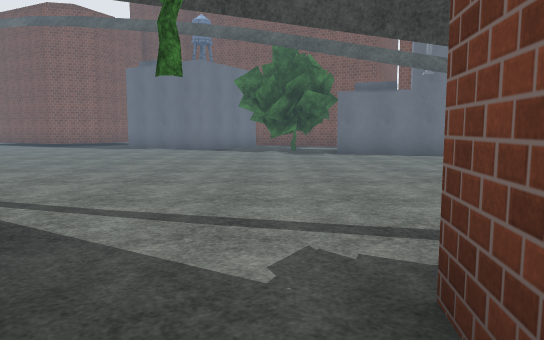
view 1 (above)

18 first-person views from a walk through a Unity game level. The camera is 1.3 m above the floor, tilts 6° down and sees 70° across. The floor is counted in squares, 2 m on a side. Each view is taken from the middle of a square. On the plan, view 1 faces up. The plan holds only what a view shows up to about 11 squares ahead; the rest is blank. The place goes on beyond the plan. Some animated figures are not drawn. Surface patterns are stand-ins for the level's own textures.

view 2
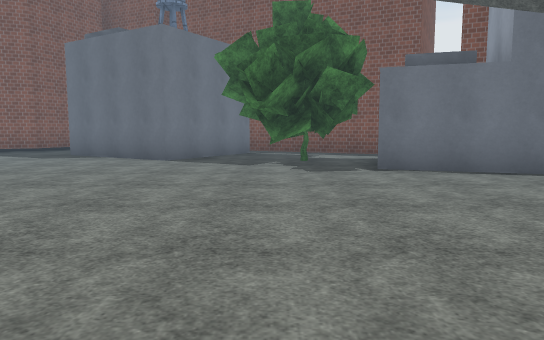

view 3
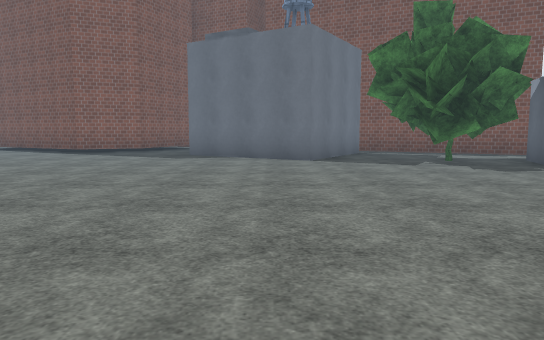

view 4
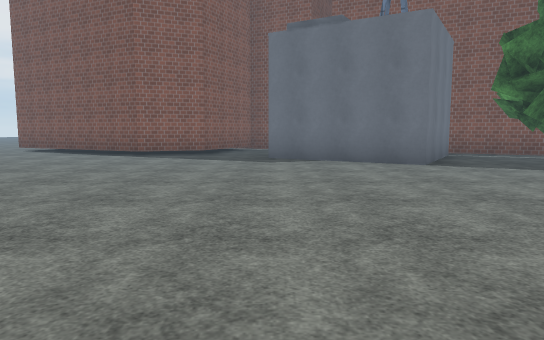

view 5
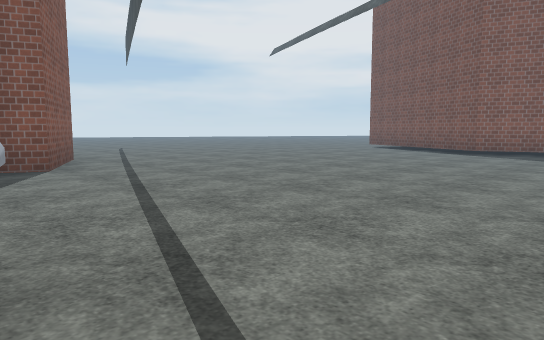

view 6
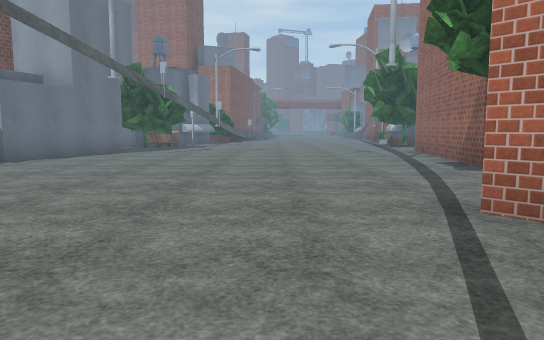

view 7
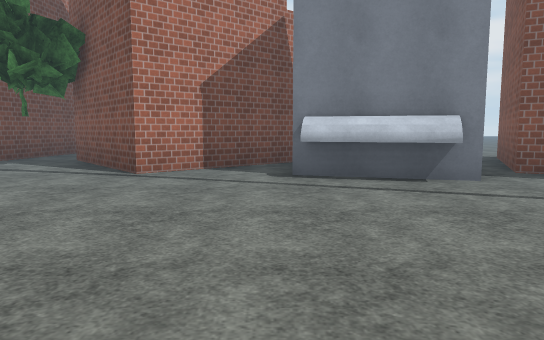

view 8
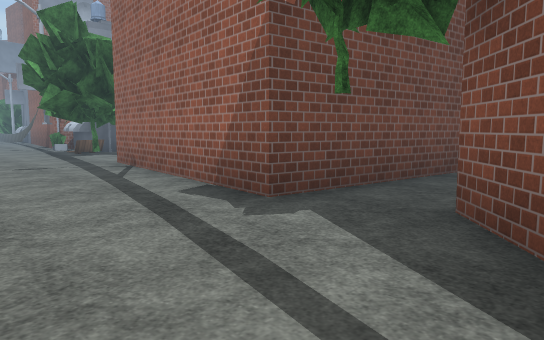

view 9
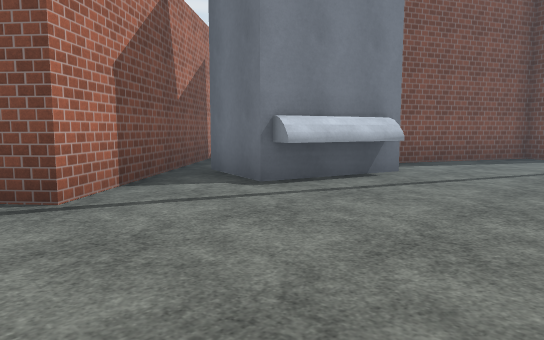

view 10
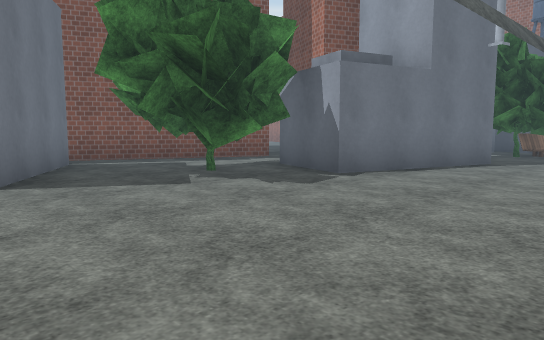

view 11
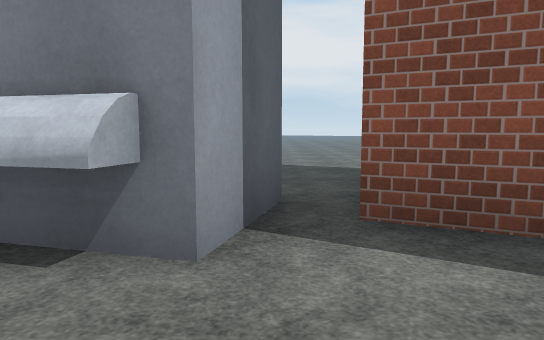

view 12
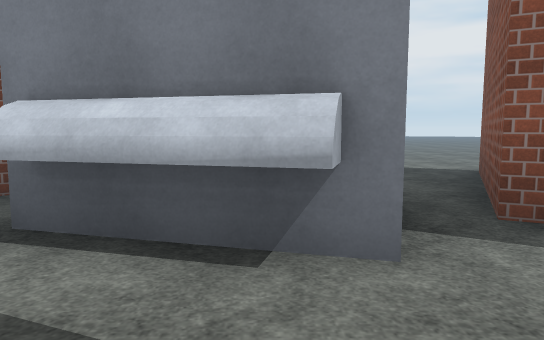

view 13
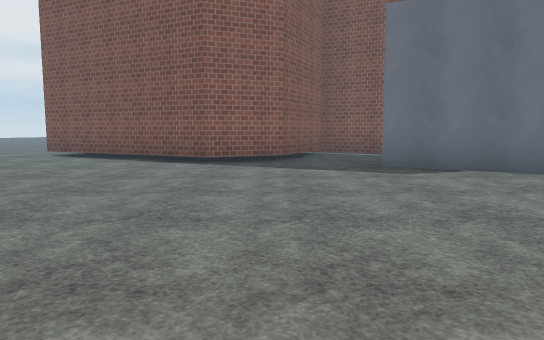

view 14
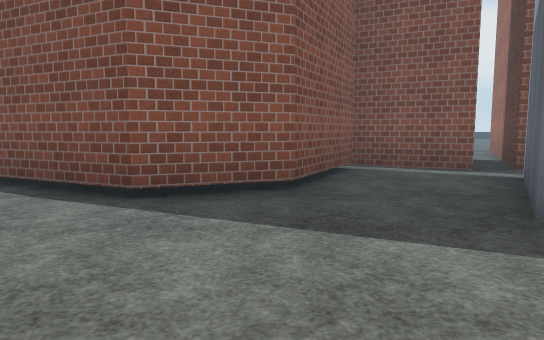

view 15
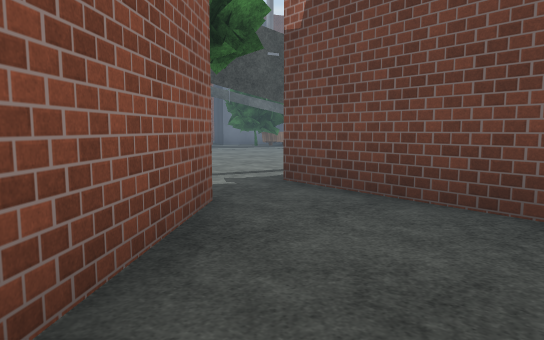

view 16
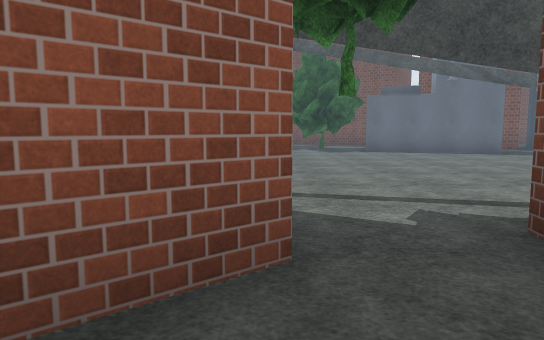

view 17
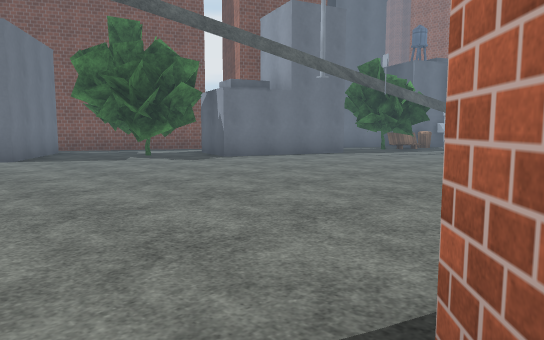

view 18
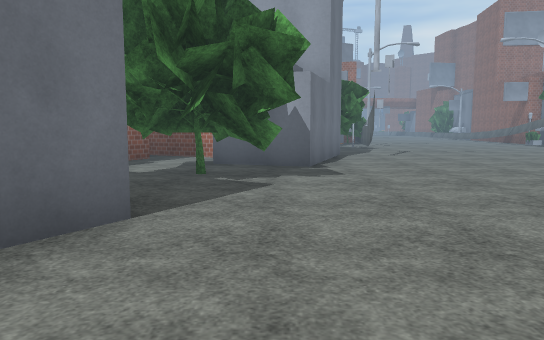

### Floor plan
Key: @ floor where view 1 was taken; # wall or solid block; . floor; / step, stairs or slope; = window, fence, low wall or low ledge; ^ raised ledge; T tree; B building; A tank; E bench; O other object.
Columns run from 10 left of view 1 to 10 right of it. Each row starts with its distance up from view 1.
 22          .#
 21         .##
 20         .#
 19         ##
 18     ####
 17    ##..#
 16 ## #...B  #
 15 .###..B  B###
 14 .....BB AB  ####
 13 ......BBB.TT. ##
 12 ........B.TTT #
 11 ..........T#BBB
 10 .............BBB.TTOA
  9 .................TE
  8 ............../==#T
  7 ............./
  6 ............./
  5 .............
  4 #..BB......./
  3 ##B B..#....//
  2 #.. B.####....
  1 #.. ### ##.###### TO^
  0 #..##  ##.@#     TTE
 -1 ...    #...#       O
 -2 ...    ....#

Positions as (right, up) in squares from view 1, and headings:
1: (0, 0), facing up
2: (0, 4), facing up
3: (-3, 4), facing up
4: (-5, 5), facing up
5: (-5, 4), facing up-left
6: (-6, 5), facing right
7: (-5, 9), facing down
8: (-2, 4), facing down-right
9: (-2, 7), facing down-left
10: (-3, 7), facing up-right
11: (-8, 6), facing down
12: (-7, 6), facing down
13: (-7, 7), facing up
14: (-7, 11), facing up
15: (-3, -2), facing up-right
16: (-1, -1), facing up
17: (-4, 3), facing up-right
18: (-5, 11), facing right
